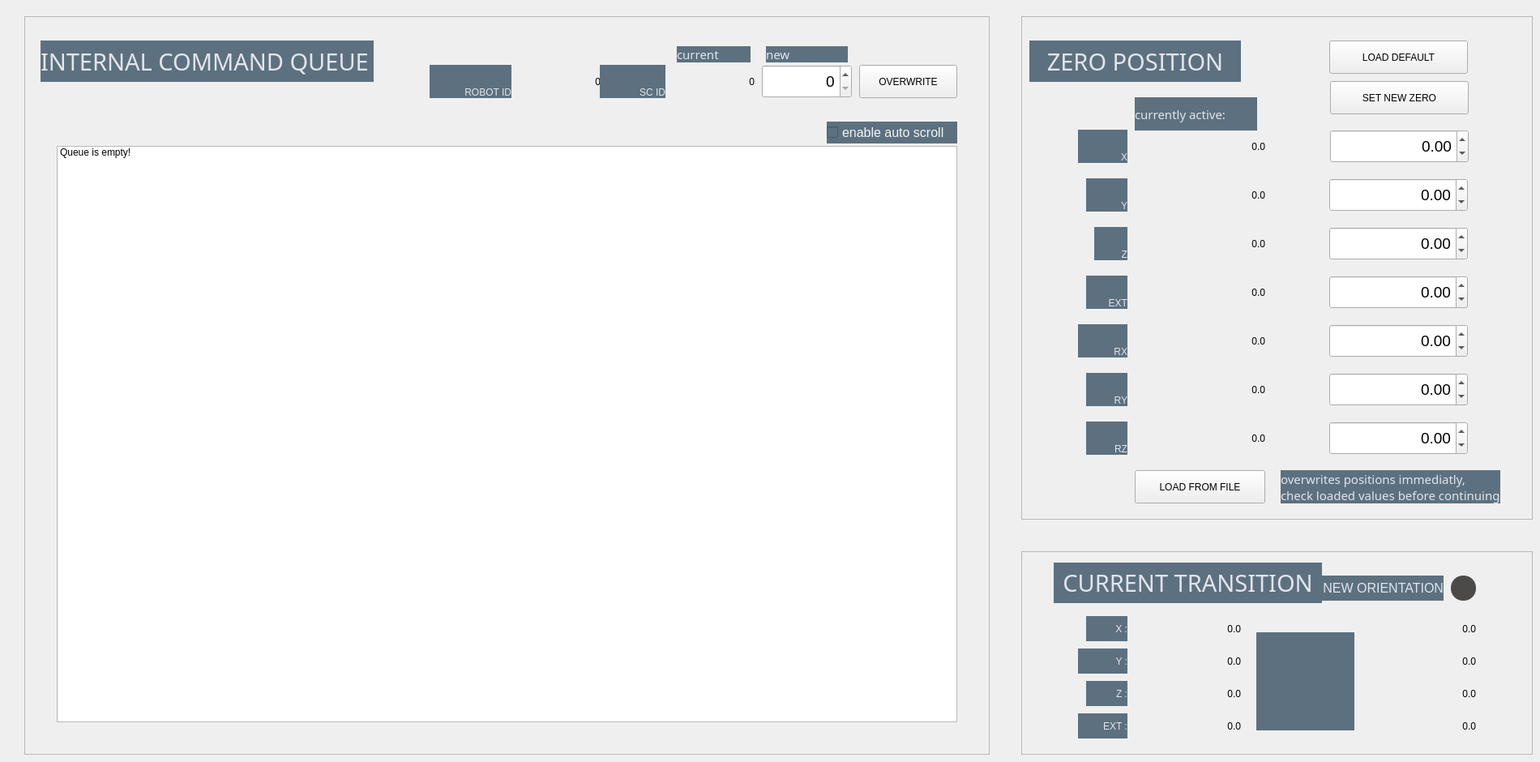
    <widget class="QWidget" name="MONITOR_tab">
     <attribute name="title">
      <string>     SYSTEM MONITOR     </string>
     </attribute>
     <widget class="QFrame" name="ICQ_frame">
      <property name="geometry">
       <rect>
        <x>30</x>
        <y>20</y>
        <width>1191</width>
        <height>911</height>
       </rect>
      </property>
      <property name="frameShape">
       <enum>QFrame::StyledPanel</enum>
      </property>
      <property name="frameShadow">
       <enum>QFrame::Raised</enum>
      </property>
      <widget class="QListWidget" name="ICQ_arr_terminal">
       <property name="geometry">
        <rect>
         <x>40</x>
         <y>160</y>
         <width>1111</width>
         <height>711</height>
        </rect>
       </property>
       <property name="flow">
        <enum>QListView::TopToBottom</enum>
       </property>
       <item>
        <property name="text">
         <string>Queue is empty!</string>
        </property>
       </item>
      </widget>
      <widget class="QLabel" name="ICQ_0_frameLabel">
       <property name="geometry">
        <rect>
         <x>20</x>
         <y>30</y>
         <width>411</width>
         <height>51</height>
        </rect>
       </property>
       <property name="font">
        <font>
         <family>Bahnschrift</family>
         <pointsize>22</pointsize>
        </font>
       </property>
       <property name="styleSheet">
        <string notr="true">border: 0px;
font-size: 22pt;
padding: 0px;
background-color: #5D707F;
color: #E1E5EE;</string>
       </property>
       <property name="text">
        <string>INTERNAL COMMAND QUEUE</string>
       </property>
       <property name="alignment">
        <set>Qt::AlignLeading|Qt::AlignLeft|Qt::AlignVCenter</set>
       </property>
      </widget>
      <widget class="QCheckBox" name="ICQ_chk_autoScroll">
       <property name="geometry">
        <rect>
         <x>990</x>
         <y>130</y>
         <width>161</width>
         <height>27</height>
        </rect>
       </property>
       <property name="styleSheet">
        <string notr="true">background-color: #5d707f;
font-size: 12pt;
color: #f2f4f3;
</string>
       </property>
       <property name="text">
        <string>enable auto scroll</string>
       </property>
       <property name="checked">
        <bool>false</bool>
       </property>
      </widget>
      <widget class="QLabel" name="SID_lbl_robID">
       <property name="geometry">
        <rect>
         <x>500</x>
         <y>60</y>
         <width>101</width>
         <height>41</height>
        </rect>
       </property>
       <property name="styleSheet">
        <string notr="true">border: 0px;
background-color: #5D707F;
color: #E1E5EE;</string>
       </property>
       <property name="text">
        <string>ROBOT ID</string>
       </property>
       <property name="alignment">
        <set>Qt::AlignBottom|Qt::AlignRight|Qt::AlignTrailing</set>
       </property>
      </widget>
      <widget class="QLabel" name="SID_disp_robID">
       <property name="geometry">
        <rect>
         <x>610</x>
         <y>60</y>
         <width>101</width>
         <height>41</height>
        </rect>
       </property>
       <property name="text">
        <string>0</string>
       </property>
       <property name="alignment">
        <set>Qt::AlignRight|Qt::AlignTrailing|Qt::AlignVCenter</set>
       </property>
      </widget>
      <widget class="QLabel" name="SID_disp_progID">
       <property name="geometry">
        <rect>
         <x>800</x>
         <y>60</y>
         <width>101</width>
         <height>41</height>
        </rect>
       </property>
       <property name="text">
        <string>0</string>
       </property>
       <property name="alignment">
        <set>Qt::AlignRight|Qt::AlignTrailing|Qt::AlignVCenter</set>
       </property>
      </widget>
      <widget class="QLabel" name="SID_lbl_progID">
       <property name="geometry">
        <rect>
         <x>710</x>
         <y>60</y>
         <width>81</width>
         <height>41</height>
        </rect>
       </property>
       <property name="styleSheet">
        <string notr="true">border: 0px;
background-color: #5D707F;
color: #E1E5EE;</string>
       </property>
       <property name="text">
        <string>SC ID</string>
       </property>
       <property name="alignment">
        <set>Qt::AlignBottom|Qt::AlignRight|Qt::AlignTrailing</set>
       </property>
      </widget>
      <widget class="QPushButton" name="SID_btt_overwrite">
       <property name="geometry">
        <rect>
         <x>1030</x>
         <y>60</y>
         <width>121</width>
         <height>41</height>
        </rect>
       </property>
       <property name="text">
        <string>OVERWRITE</string>
       </property>
      </widget>
      <widget class="QSpinBox" name="SID_num_overwrite">
       <property name="geometry">
        <rect>
         <x>910</x>
         <y>60</y>
         <width>111</width>
         <height>41</height>
        </rect>
       </property>
       <property name="styleSheet">
        <string notr="true">font-size: 14pt;</string>
       </property>
       <property name="alignment">
        <set>Qt::AlignRight|Qt::AlignTrailing|Qt::AlignVCenter</set>
       </property>
      </widget>
      <widget class="QLabel" name="SID_lbl_currID">
       <property name="geometry">
        <rect>
         <x>805</x>
         <y>37</y>
         <width>91</width>
         <height>20</height>
        </rect>
       </property>
       <property name="font">
        <font>
         <family>Bahnschrift</family>
         <pointsize>11</pointsize>
        </font>
       </property>
       <property name="styleSheet">
        <string notr="true">border: 0px;
font-size: 11pt;
padding: 0px;
background-color: #5D707F;
color: #E1E5EE;</string>
       </property>
       <property name="text">
        <string>current</string>
       </property>
       <property name="alignment">
        <set>Qt::AlignLeading|Qt::AlignLeft|Qt::AlignVCenter</set>
       </property>
      </widget>
      <widget class="QLabel" name="SID_lbl_overwrite">
       <property name="geometry">
        <rect>
         <x>915</x>
         <y>37</y>
         <width>101</width>
         <height>20</height>
        </rect>
       </property>
       <property name="font">
        <font>
         <family>Bahnschrift</family>
         <pointsize>11</pointsize>
        </font>
       </property>
       <property name="styleSheet">
        <string notr="true">border: 0px;
font-size: 11pt;
padding: 0px;
background-color: #5D707F;
color: #E1E5EE;</string>
       </property>
       <property name="text">
        <string>new</string>
       </property>
       <property name="alignment">
        <set>Qt::AlignLeading|Qt::AlignLeft|Qt::AlignVCenter</set>
       </property>
      </widget>
     </widget>
     <widget class="QFrame" name="ZERO_frame">
      <property name="geometry">
       <rect>
        <x>1260</x>
        <y>20</y>
        <width>631</width>
        <height>621</height>
       </rect>
      </property>
      <property name="frameShape">
       <enum>QFrame::StyledPanel</enum>
      </property>
      <property name="frameShadow">
       <enum>QFrame::Raised</enum>
      </property>
      <widget class="QLabel" name="ZERO_0_frameLabel">
       <property name="geometry">
        <rect>
         <x>10</x>
         <y>30</y>
         <width>261</width>
         <height>51</height>
        </rect>
       </property>
       <property name="font">
        <font>
         <family>Bahnschrift</family>
         <pointsize>22</pointsize>
        </font>
       </property>
       <property name="styleSheet">
        <string notr="true">border: 0px;
font-size: 22pt;
padding: 0px;
background-color: #5D707F;
color: #E1E5EE;</string>
       </property>
       <property name="text">
        <string>ZERO POSITION</string>
       </property>
       <property name="alignment">
        <set>Qt::AlignCenter</set>
       </property>
      </widget>
      <widget class="QLabel" name="ZERO_disp_z">
       <property name="geometry">
        <rect>
         <x>140</x>
         <y>260</y>
         <width>161</width>
         <height>41</height>
        </rect>
       </property>
       <property name="text">
        <string>0.0</string>
       </property>
       <property name="alignment">
        <set>Qt::AlignRight|Qt::AlignTrailing|Qt::AlignVCenter</set>
       </property>
      </widget>
      <widget class="QLabel" name="ZERO_lbl_y">
       <property name="geometry">
        <rect>
         <x>80</x>
         <y>200</y>
         <width>51</width>
         <height>41</height>
        </rect>
       </property>
       <property name="styleSheet">
        <string notr="true">border: 0px;
background-color: #5D707F;
color: #E1E5EE;</string>
       </property>
       <property name="text">
        <string>Y</string>
       </property>
       <property name="alignment">
        <set>Qt::AlignBottom|Qt::AlignRight|Qt::AlignTrailing</set>
       </property>
      </widget>
      <widget class="QLabel" name="ZERO_lbl_ry">
       <property name="geometry">
        <rect>
         <x>80</x>
         <y>440</y>
         <width>51</width>
         <height>41</height>
        </rect>
       </property>
       <property name="styleSheet">
        <string notr="true">border: 0px;
background-color: #5D707F;
color: #E1E5EE;</string>
       </property>
       <property name="text">
        <string>RY</string>
       </property>
       <property name="alignment">
        <set>Qt::AlignBottom|Qt::AlignRight|Qt::AlignTrailing</set>
       </property>
      </widget>
      <widget class="QLabel" name="ZERO_disp_rz">
       <property name="geometry">
        <rect>
         <x>140</x>
         <y>500</y>
         <width>161</width>
         <height>41</height>
        </rect>
       </property>
       <property name="text">
        <string>0.0</string>
       </property>
       <property name="alignment">
        <set>Qt::AlignRight|Qt::AlignTrailing|Qt::AlignVCenter</set>
       </property>
      </widget>
      <widget class="QLabel" name="ZERO_lbl_rz">
       <property name="geometry">
        <rect>
         <x>80</x>
         <y>500</y>
         <width>51</width>
         <height>41</height>
        </rect>
       </property>
       <property name="styleSheet">
        <string notr="true">border: 0px;
background-color: #5D707F;
color: #E1E5EE;</string>
       </property>
       <property name="text">
        <string>RZ</string>
       </property>
       <property name="alignment">
        <set>Qt::AlignBottom|Qt::AlignRight|Qt::AlignTrailing</set>
       </property>
      </widget>
      <widget class="QLabel" name="ZERO_lbl_rx">
       <property name="geometry">
        <rect>
         <x>70</x>
         <y>380</y>
         <width>61</width>
         <height>41</height>
        </rect>
       </property>
       <property name="styleSheet">
        <string notr="true">border: 0px;
background-color: #5D707F;
color: #E1E5EE;</string>
       </property>
       <property name="text">
        <string>RX</string>
       </property>
       <property name="alignment">
        <set>Qt::AlignBottom|Qt::AlignRight|Qt::AlignTrailing</set>
       </property>
      </widget>
      <widget class="QLabel" name="ZERO_lbl_ext">
       <property name="geometry">
        <rect>
         <x>80</x>
         <y>320</y>
         <width>51</width>
         <height>41</height>
        </rect>
       </property>
       <property name="styleSheet">
        <string notr="true">border: 0px;
background-color: #5D707F;
color: #E1E5EE;</string>
       </property>
       <property name="text">
        <string>EXT</string>
       </property>
       <property name="alignment">
        <set>Qt::AlignBottom|Qt::AlignRight|Qt::AlignTrailing</set>
       </property>
      </widget>
      <widget class="QLabel" name="ZERO_disp_ry">
       <property name="geometry">
        <rect>
         <x>140</x>
         <y>440</y>
         <width>161</width>
         <height>41</height>
        </rect>
       </property>
       <property name="text">
        <string>0.0</string>
       </property>
       <property name="alignment">
        <set>Qt::AlignRight|Qt::AlignTrailing|Qt::AlignVCenter</set>
       </property>
      </widget>
      <widget class="QLabel" name="ZERO_disp_ext">
       <property name="geometry">
        <rect>
         <x>140</x>
         <y>320</y>
         <width>161</width>
         <height>41</height>
        </rect>
       </property>
       <property name="text">
        <string>0.0</string>
       </property>
       <property name="alignment">
        <set>Qt::AlignRight|Qt::AlignTrailing|Qt::AlignVCenter</set>
       </property>
      </widget>
      <widget class="QLabel" name="ZERO_lbl_x">
       <property name="geometry">
        <rect>
         <x>70</x>
         <y>140</y>
         <width>61</width>
         <height>41</height>
        </rect>
       </property>
       <property name="styleSheet">
        <string notr="true">border: 0px;
background-color: #5D707F;
color: #E1E5EE;</string>
       </property>
       <property name="text">
        <string>X</string>
       </property>
       <property name="alignment">
        <set>Qt::AlignBottom|Qt::AlignRight|Qt::AlignTrailing</set>
       </property>
      </widget>
      <widget class="QLabel" name="ZERO_disp_rx">
       <property name="geometry">
        <rect>
         <x>140</x>
         <y>380</y>
         <width>161</width>
         <height>41</height>
        </rect>
       </property>
       <property name="text">
        <string>0.0</string>
       </property>
       <property name="alignment">
        <set>Qt::AlignRight|Qt::AlignTrailing|Qt::AlignVCenter</set>
       </property>
      </widget>
      <widget class="QLabel" name="ZERO_lbl_z">
       <property name="geometry">
        <rect>
         <x>90</x>
         <y>260</y>
         <width>41</width>
         <height>41</height>
        </rect>
       </property>
       <property name="styleSheet">
        <string notr="true">border: 0px;
background-color: #5D707F;
color: #E1E5EE;</string>
       </property>
       <property name="text">
        <string>Z</string>
       </property>
       <property name="alignment">
        <set>Qt::AlignBottom|Qt::AlignRight|Qt::AlignTrailing</set>
       </property>
      </widget>
      <widget class="QLabel" name="ZERO_disp_x">
       <property name="geometry">
        <rect>
         <x>140</x>
         <y>140</y>
         <width>161</width>
         <height>41</height>
        </rect>
       </property>
       <property name="text">
        <string>0.0</string>
       </property>
       <property name="alignment">
        <set>Qt::AlignRight|Qt::AlignTrailing|Qt::AlignVCenter</set>
       </property>
      </widget>
      <widget class="QLabel" name="ZERO_disp_y">
       <property name="geometry">
        <rect>
         <x>140</x>
         <y>200</y>
         <width>161</width>
         <height>41</height>
        </rect>
       </property>
       <property name="text">
        <string>0.0</string>
       </property>
       <property name="alignment">
        <set>Qt::AlignRight|Qt::AlignTrailing|Qt::AlignVCenter</set>
       </property>
      </widget>
      <widget class="QDoubleSpinBox" name="ZERO_float_x">
       <property name="geometry">
        <rect>
         <x>381</x>
         <y>140</y>
         <width>171</width>
         <height>41</height>
        </rect>
       </property>
       <property name="styleSheet">
        <string notr="true">font-size: 14pt;</string>
       </property>
       <property name="alignment">
        <set>Qt::AlignRight|Qt::AlignTrailing|Qt::AlignVCenter</set>
       </property>
       <property name="minimum">
        <double>-9999.000000000000000</double>
       </property>
       <property name="maximum">
        <double>9999.000000000000000</double>
       </property>
       <property name="singleStep">
        <double>10.000000000000000</double>
       </property>
      </widget>
      <widget class="QDoubleSpinBox" name="ZERO_float_y">
       <property name="geometry">
        <rect>
         <x>380</x>
         <y>200</y>
         <width>171</width>
         <height>41</height>
        </rect>
       </property>
       <property name="styleSheet">
        <string notr="true">font-size: 14pt;</string>
       </property>
       <property name="alignment">
        <set>Qt::AlignRight|Qt::AlignTrailing|Qt::AlignVCenter</set>
       </property>
       <property name="minimum">
        <double>-9999.000000000000000</double>
       </property>
       <property name="maximum">
        <double>9999.000000000000000</double>
       </property>
       <property name="singleStep">
        <double>10.000000000000000</double>
       </property>
      </widget>
      <widget class="QDoubleSpinBox" name="ZERO_float_z">
       <property name="geometry">
        <rect>
         <x>380</x>
         <y>260</y>
         <width>171</width>
         <height>41</height>
        </rect>
       </property>
       <property name="styleSheet">
        <string notr="true">font-size: 14pt;</string>
       </property>
       <property name="alignment">
        <set>Qt::AlignRight|Qt::AlignTrailing|Qt::AlignVCenter</set>
       </property>
       <property name="minimum">
        <double>-9999.000000000000000</double>
       </property>
       <property name="maximum">
        <double>9999.000000000000000</double>
       </property>
       <property name="singleStep">
        <double>10.000000000000000</double>
       </property>
      </widget>
      <widget class="QDoubleSpinBox" name="ZERO_float_ext">
       <property name="geometry">
        <rect>
         <x>380</x>
         <y>320</y>
         <width>171</width>
         <height>41</height>
        </rect>
       </property>
       <property name="styleSheet">
        <string notr="true">font-size: 14pt;</string>
       </property>
       <property name="alignment">
        <set>Qt::AlignRight|Qt::AlignTrailing|Qt::AlignVCenter</set>
       </property>
       <property name="minimum">
        <double>-9999.000000000000000</double>
       </property>
       <property name="maximum">
        <double>9999.000000000000000</double>
       </property>
       <property name="singleStep">
        <double>10.000000000000000</double>
       </property>
      </widget>
      <widget class="QDoubleSpinBox" name="ZERO_float_rx">
       <property name="geometry">
        <rect>
         <x>380</x>
         <y>380</y>
         <width>171</width>
         <height>41</height>
        </rect>
       </property>
       <property name="styleSheet">
        <string notr="true">font-size: 14pt;</string>
       </property>
       <property name="alignment">
        <set>Qt::AlignRight|Qt::AlignTrailing|Qt::AlignVCenter</set>
       </property>
       <property name="minimum">
        <double>-9999.000000000000000</double>
       </property>
       <property name="maximum">
        <double>9999.000000000000000</double>
       </property>
       <property name="singleStep">
        <double>10.000000000000000</double>
       </property>
      </widget>
      <widget class="QDoubleSpinBox" name="ZERO_float_ry">
       <property name="geometry">
        <rect>
         <x>380</x>
         <y>440</y>
         <width>171</width>
         <height>41</height>
        </rect>
       </property>
       <property name="styleSheet">
        <string notr="true">font-size: 14pt;</string>
       </property>
       <property name="alignment">
        <set>Qt::AlignRight|Qt::AlignTrailing|Qt::AlignVCenter</set>
       </property>
       <property name="minimum">
        <double>-9999.000000000000000</double>
       </property>
       <property name="maximum">
        <double>9999.000000000000000</double>
       </property>
       <property name="singleStep">
        <double>10.000000000000000</double>
       </property>
      </widget>
      <widget class="QDoubleSpinBox" name="ZERO_float_rz">
       <property name="geometry">
        <rect>
         <x>380</x>
         <y>500</y>
         <width>171</width>
         <height>41</height>
        </rect>
       </property>
       <property name="styleSheet">
        <string notr="true">font-size: 14pt;</string>
       </property>
       <property name="alignment">
        <set>Qt::AlignRight|Qt::AlignTrailing|Qt::AlignVCenter</set>
       </property>
       <property name="minimum">
        <double>-9999.000000000000000</double>
       </property>
       <property name="maximum">
        <double>9999.000000000000000</double>
       </property>
       <property name="singleStep">
        <double>10.000000000000000</double>
       </property>
      </widget>
      <widget class="QPushButton" name="ZERO_btt_newZero">
       <property name="geometry">
        <rect>
         <x>381</x>
         <y>80</y>
         <width>171</width>
         <height>41</height>
        </rect>
       </property>
       <property name="text">
        <string>SET NEW ZERO</string>
       </property>
      </widget>
      <widget class="QPushButton" name="ZERO_btt_loadZeroFile">
       <property name="geometry">
        <rect>
         <x>140</x>
         <y>560</y>
         <width>161</width>
         <height>41</height>
        </rect>
       </property>
       <property name="text">
        <string>LOAD FROM FILE</string>
       </property>
      </widget>
      <widget class="QLabel" name="ZERO_0_notice">
       <property name="geometry">
        <rect>
         <x>320</x>
         <y>560</y>
         <width>271</width>
         <height>41</height>
        </rect>
       </property>
       <property name="font">
        <font>
         <family>Bahnschrift</family>
         <pointsize>11</pointsize>
        </font>
       </property>
       <property name="styleSheet">
        <string notr="true">border: 0px;
font-size: 11pt;
padding: 0px;
background-color: #5D707F;
color: #E1E5EE;</string>
       </property>
       <property name="text">
        <string>overwrites positions immediatly,
check loaded values before continuing!</string>
       </property>
       <property name="alignment">
        <set>Qt::AlignLeading|Qt::AlignLeft|Qt::AlignVCenter</set>
       </property>
      </widget>
      <widget class="QLabel" name="ZERO_0_notice_2">
       <property name="geometry">
        <rect>
         <x>140</x>
         <y>100</y>
         <width>151</width>
         <height>41</height>
        </rect>
       </property>
       <property name="font">
        <font>
         <family>Bahnschrift</family>
         <pointsize>11</pointsize>
        </font>
       </property>
       <property name="styleSheet">
        <string notr="true">border: 0px;
font-size: 11pt;
padding: 0px;
background-color: #5D707F;
color: #E1E5EE;</string>
       </property>
       <property name="text">
        <string>currently active:</string>
       </property>
       <property name="alignment">
        <set>Qt::AlignLeading|Qt::AlignLeft|Qt::AlignVCenter</set>
       </property>
      </widget>
      <widget class="QPushButton" name="ZERO_btt_loadDefault">
       <property name="geometry">
        <rect>
         <x>380</x>
         <y>30</y>
         <width>171</width>
         <height>41</height>
        </rect>
       </property>
       <property name="text">
        <string>LOAD DEFAULT</string>
       </property>
      </widget>
      <zorder>ZERO_0_notice_2</zorder>
      <zorder>ZERO_0_frameLabel</zorder>
      <zorder>ZERO_disp_z</zorder>
      <zorder>ZERO_lbl_y</zorder>
      <zorder>ZERO_lbl_ry</zorder>
      <zorder>ZERO_disp_rz</zorder>
      <zorder>ZERO_lbl_rz</zorder>
      <zorder>ZERO_lbl_rx</zorder>
      <zorder>ZERO_lbl_ext</zorder>
      <zorder>ZERO_disp_ry</zorder>
      <zorder>ZERO_disp_ext</zorder>
      <zorder>ZERO_lbl_x</zorder>
      <zorder>ZERO_disp_rx</zorder>
      <zorder>ZERO_lbl_z</zorder>
      <zorder>ZERO_disp_x</zorder>
      <zorder>ZERO_disp_y</zorder>
      <zorder>ZERO_float_x</zorder>
      <zorder>ZERO_float_y</zorder>
      <zorder>ZERO_float_z</zorder>
      <zorder>ZERO_float_ext</zorder>
      <zorder>ZERO_float_rx</zorder>
      <zorder>ZERO_float_ry</zorder>
      <zorder>ZERO_float_rz</zorder>
      <zorder>ZERO_btt_newZero</zorder>
      <zorder>ZERO_btt_loadZeroFile</zorder>
      <zorder>ZERO_0_notice</zorder>
      <zorder>ZERO_btt_loadDefault</zorder>
     </widget>
     <widget class="QFrame" name="TRANS_frame">
      <property name="geometry">
       <rect>
        <x>1260</x>
        <y>680</y>
        <width>631</width>
        <height>251</height>
       </rect>
      </property>
      <property name="frameShape">
       <enum>QFrame::StyledPanel</enum>
      </property>
      <property name="frameShadow">
       <enum>QFrame::Raised</enum>
      </property>
      <widget class="QLabel" name="TRANS_0_frameLabel">
       <property name="geometry">
        <rect>
         <x>40</x>
         <y>14</y>
         <width>331</width>
         <height>50</height>
        </rect>
       </property>
       <property name="font">
        <font>
         <family>Bahnschrift</family>
         <pointsize>22</pointsize>
        </font>
       </property>
       <property name="styleSheet">
        <string notr="true">border: 0px;
font-size: 22pt;
padding: 0px;
background-color: #5D707F;
color: #E1E5EE;</string>
       </property>
       <property name="text">
        <string>CURRENT TRANSITION</string>
       </property>
       <property name="alignment">
        <set>Qt::AlignCenter</set>
       </property>
      </widget>
      <widget class="QLabel" name="TRANS_disp_xStart">
       <property name="geometry">
        <rect>
         <x>140</x>
         <y>80</y>
         <width>131</width>
         <height>31</height>
        </rect>
       </property>
       <property name="text">
        <string>0.0</string>
       </property>
       <property name="alignment">
        <set>Qt::AlignRight|Qt::AlignTrailing|Qt::AlignVCenter</set>
       </property>
      </widget>
      <widget class="QLabel" name="TRANS_lbl_x">
       <property name="geometry">
        <rect>
         <x>80</x>
         <y>80</y>
         <width>51</width>
         <height>31</height>
        </rect>
       </property>
       <property name="styleSheet">
        <string notr="true">border: 0px;
background-color: #5D707F;
color: #E1E5EE;</string>
       </property>
       <property name="text">
        <string>X :</string>
       </property>
       <property name="alignment">
        <set>Qt::AlignRight|Qt::AlignTrailing|Qt::AlignVCenter</set>
       </property>
      </widget>
      <widget class="QLabel" name="TRANS_disp_yStart">
       <property name="geometry">
        <rect>
         <x>140</x>
         <y>120</y>
         <width>131</width>
         <height>31</height>
        </rect>
       </property>
       <property name="text">
        <string>0.0</string>
       </property>
       <property name="alignment">
        <set>Qt::AlignRight|Qt::AlignTrailing|Qt::AlignVCenter</set>
       </property>
      </widget>
      <widget class="QLabel" name="TRANS_disp_zStart">
       <property name="geometry">
        <rect>
         <x>140</x>
         <y>160</y>
         <width>131</width>
         <height>31</height>
        </rect>
       </property>
       <property name="text">
        <string>0.0</string>
       </property>
       <property name="alignment">
        <set>Qt::AlignRight|Qt::AlignTrailing|Qt::AlignVCenter</set>
       </property>
      </widget>
      <widget class="QLabel" name="TRANS_lbl_y">
       <property name="geometry">
        <rect>
         <x>70</x>
         <y>120</y>
         <width>61</width>
         <height>31</height>
        </rect>
       </property>
       <property name="styleSheet">
        <string notr="true">border: 0px;
background-color: #5D707F;
color: #E1E5EE;</string>
       </property>
       <property name="text">
        <string>Y :</string>
       </property>
       <property name="alignment">
        <set>Qt::AlignRight|Qt::AlignTrailing|Qt::AlignVCenter</set>
       </property>
      </widget>
      <widget class="QLabel" name="TRANS_lbl_z">
       <property name="geometry">
        <rect>
         <x>80</x>
         <y>160</y>
         <width>51</width>
         <height>31</height>
        </rect>
       </property>
       <property name="styleSheet">
        <string notr="true">border: 0px;
background-color: #5D707F;
color: #E1E5EE;</string>
       </property>
       <property name="text">
        <string> Z :</string>
       </property>
       <property name="alignment">
        <set>Qt::AlignRight|Qt::AlignTrailing|Qt::AlignVCenter</set>
       </property>
      </widget>
      <widget class="QLabel" name="TRANS_disp_extStart">
       <property name="geometry">
        <rect>
         <x>140</x>
         <y>200</y>
         <width>131</width>
         <height>31</height>
        </rect>
       </property>
       <property name="text">
        <string>0.0</string>
       </property>
       <property name="alignment">
        <set>Qt::AlignRight|Qt::AlignTrailing|Qt::AlignVCenter</set>
       </property>
      </widget>
      <widget class="QLabel" name="TRANS_lbl_ext">
       <property name="geometry">
        <rect>
         <x>70</x>
         <y>200</y>
         <width>61</width>
         <height>31</height>
        </rect>
       </property>
       <property name="styleSheet">
        <string notr="true">border: 0px;
background-color: #5D707F;
color: #E1E5EE;</string>
       </property>
       <property name="text">
        <string>EXT :</string>
       </property>
       <property name="alignment">
        <set>Qt::AlignRight|Qt::AlignTrailing|Qt::AlignVCenter</set>
       </property>
      </widget>
      <widget class="QLabel" name="TRANS_img_arrow">
       <property name="geometry">
        <rect>
         <x>290</x>
         <y>100</y>
         <width>121</width>
         <height>121</height>
        </rect>
       </property>
       <property name="styleSheet">
        <string notr="true">image: url(:/images/right_fullYellow.png);
background-color: #5d707f;
border: None;</string>
       </property>
      </widget>
      <widget class="QLabel" name="TRANS_disp_extEnd">
       <property name="geometry">
        <rect>
         <x>430</x>
         <y>200</y>
         <width>131</width>
         <height>31</height>
        </rect>
       </property>
       <property name="text">
        <string>0.0</string>
       </property>
       <property name="alignment">
        <set>Qt::AlignRight|Qt::AlignTrailing|Qt::AlignVCenter</set>
       </property>
      </widget>
      <widget class="QLabel" name="TRANS_disp_yEnd">
       <property name="geometry">
        <rect>
         <x>430</x>
         <y>120</y>
         <width>131</width>
         <height>31</height>
        </rect>
       </property>
       <property name="text">
        <string>0.0</string>
       </property>
       <property name="alignment">
        <set>Qt::AlignRight|Qt::AlignTrailing|Qt::AlignVCenter</set>
       </property>
      </widget>
      <widget class="QLabel" name="TRANS_disp_zEnd">
       <property name="geometry">
        <rect>
         <x>430</x>
         <y>160</y>
         <width>131</width>
         <height>31</height>
        </rect>
       </property>
       <property name="text">
        <string>0.0</string>
       </property>
       <property name="alignment">
        <set>Qt::AlignRight|Qt::AlignTrailing|Qt::AlignVCenter</set>
       </property>
      </widget>
      <widget class="QLabel" name="TRANS_disp_xEnd">
       <property name="geometry">
        <rect>
         <x>430</x>
         <y>80</y>
         <width>131</width>
         <height>31</height>
        </rect>
       </property>
       <property name="text">
        <string>0.0</string>
       </property>
       <property name="alignment">
        <set>Qt::AlignRight|Qt::AlignTrailing|Qt::AlignVCenter</set>
       </property>
      </widget>
      <widget class="QLabel" name="TRANS_lbl_newOrient">
       <property name="geometry">
        <rect>
         <x>330</x>
         <y>30</y>
         <width>191</width>
         <height>31</height>
        </rect>
       </property>
       <property name="styleSheet">
        <string notr="true">border: 0px;
font-size: 12pt;
background-color: #5D707F;
color: #E1E5EE;</string>
       </property>
       <property name="text">
        <string>NEW ORIENTATION</string>
       </property>
       <property name="alignment">
        <set>Qt::AlignRight|Qt::AlignTrailing|Qt::AlignVCenter</set>
       </property>
      </widget>
      <widget class="QLabel" name="TRANS_indi_newOrient">
       <property name="geometry">
        <rect>
         <x>530</x>
         <y>30</y>
         <width>31</width>
         <height>31</height>
        </rect>
       </property>
       <property name="styleSheet">
        <string notr="true">border-radius: 15px;
background-color: #4c4a48;</string>
       </property>
       <property name="text">
        <string/>
       </property>
      </widget>
      <zorder>TRANS_img_arrow</zorder>
      <zorder>TRANS_disp_xEnd</zorder>
      <zorder>TRANS_disp_xStart</zorder>
      <zorder>TRANS_lbl_x</zorder>
      <zorder>TRANS_disp_yStart</zorder>
      <zorder>TRANS_disp_zStart</zorder>
      <zorder>TRANS_lbl_y</zorder>
      <zorder>TRANS_lbl_z</zorder>
      <zorder>TRANS_disp_extStart</zorder>
      <zorder>TRANS_lbl_ext</zorder>
      <zorder>TRANS_disp_extEnd</zorder>
      <zorder>TRANS_disp_yEnd</zorder>
      <zorder>TRANS_disp_zEnd</zorder>
      <zorder>TRANS_lbl_newOrient</zorder>
      <zorder>TRANS_indi_newOrient</zorder>
      <zorder>TRANS_0_frameLabel</zorder>
     </widget>
    </widget>
